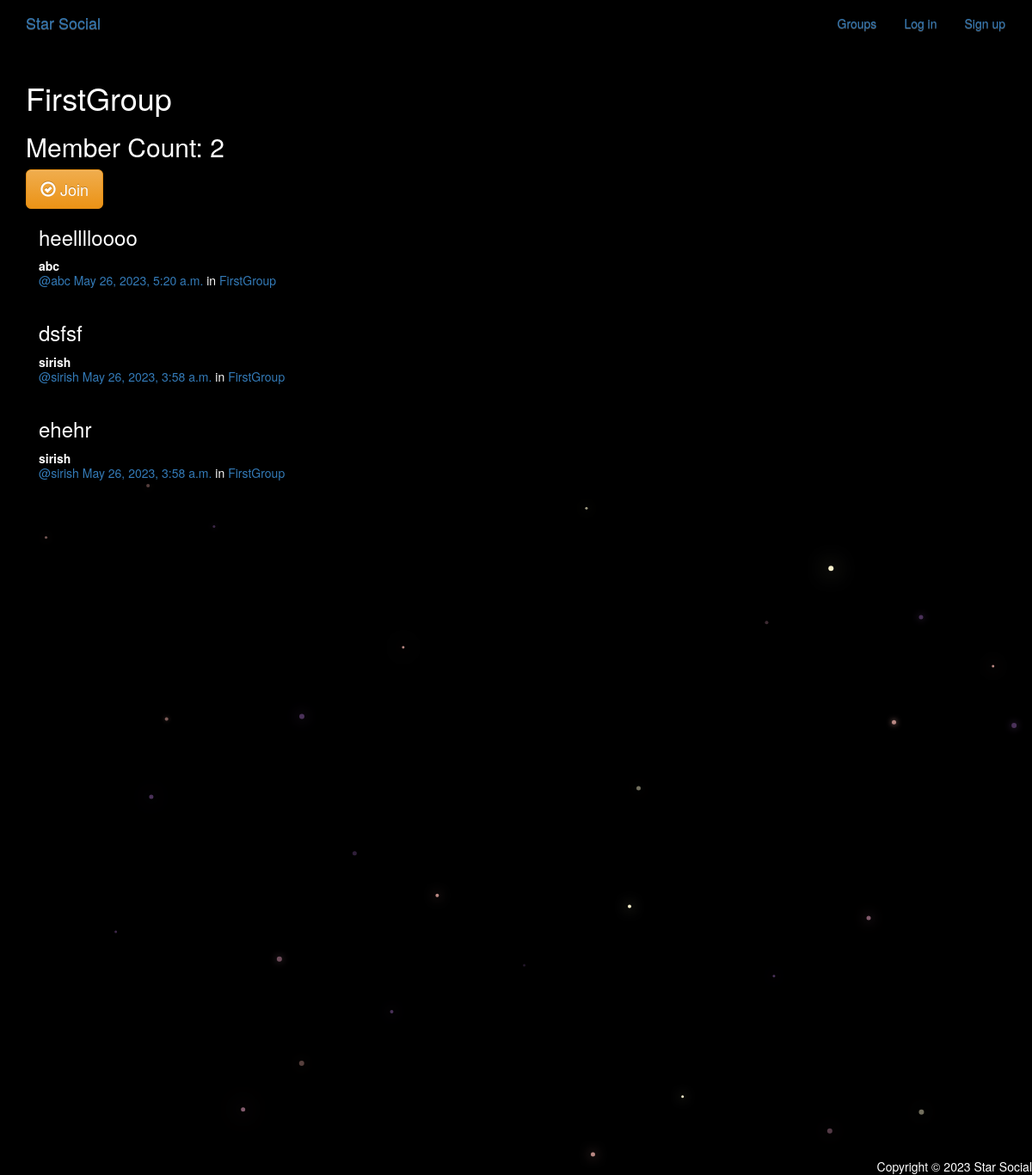
The page /groups/posts/in/firstgroup/ on the database its author committed.
### Groups/models.py (models this page shows, shortened)
class Group(models.Model):
    name = models.CharField(max_length=100, unique=True)
    slug = models.SlugField(allow_unicode=True, unique=True)
    description = models.TextField(blank=True, default='')
    description_html = models.TextField(editable=False, default='', blank=True)
    members = models.ManyToManyField(User, through='GroupMember')
    class Meta:
        ordering = ['name']

### posts/models.py (models this page shows, shortened)
class Post(models.Model):
    user = models.ForeignKey(User, related_name="posts", on_delete=models.CASCADE)
    created_at = models.DateTimeField(auto_now=True)
    message = models.TextField()
    message_html = models.TextField(editable=False)
    group = models.ForeignKey(Group, related_name="posts",null=True, blank=True, on_delete=models.CASCADE)
    class Meta:
        ordering = ["-created_at"]
        unique_together = ["user", "message"]

### Groups/views.py (the view)
# urls.py: re_path(r"^posts/in/(?P<slug>[-\w]+)/$",views.SingleGroup.as_view(),name="single"),
class SingleGroup(generic.DetailView):
    model = Group

### Groups/templates/groups/group_detail.html
{% extends 'groups/group_base.html' %}
    {% block pregroup %}
        <h1>{{group.name}}</h1>
        <h2>Member Count: {{group.members.count}} </h2>
        <div class='content'>
            {% if user in group.members.all %}
                <a class='btn btn-lg btn-fill btn-warning' href="{% url 'groups:leave' slug=group.slug %}">
                    <span class='glyphicon glyphicon-remove-circle'></span>
                    Leave
                </a>
            {% else %}
            <a class='btn btn-lg btn-fill btn-warning' href="{% url 'groups:join' slug=group.slug %}">
                <span class='glyphicon glyphicon-ok-circle'></span>
                Join
            </a>
            {% endif %}
        </div>
    {% endblock %}
    {% block group_content %}
    <div class='col-md-8'>
        {% if group.posts.count == 0 %}
            <h2>No Post in this group yet</h2>
        {% else %}
            {% for post in group.posts.all %}
                {% include 'posts/_post.html' %}
            {% endfor %}
        {% endif %}
    </div>
    {% endblock %}

### posts/templates/posts/_post.html (shortened to what this page needs)
<div class="post media">
	<h3>{{ post.message_html|safe }}</h3>
	<div class="media-body">
		<strong>{{ post.user.username }}</strong>
		<h5 class="media-heading">
			<span class="username"><a href="{% url 'posts:for_user' username=post.user.username %}">@{{ post.user.username }}</a></span>
			<time class="time"><a href="{% url 'posts:single' username=post.user.username pk=post.pk %}">{{ post.created_at }}</a></time>
			{% if post.group %}
			<span class="group-name">in <a href="#">{{ post.group.name }}</a></span>
			{% endif %}
		</h5>
	</div>
</div>

### static/simplesocial/css/master.css (style rules this page uses)
body { margin: 0; overflow: hidden; background-color: black; color:white; }

### rows shown on the page
Group: name "FirstGroup", members.count "2"
Post: message_html "heelllloooo", user.username "abc", created_at "May 26, 2023, 5:20 a.m.", group.name "FirstGroup"
Post: message_html "dsfsf", user.username "sirish", created_at "May 26, 2023, 3:58 a.m.", group.name "FirstGroup"
Post: message_html "ehehr", user.username "sirish", created_at "May 26, 2023, 3:58 a.m.", group.name "FirstGroup"
